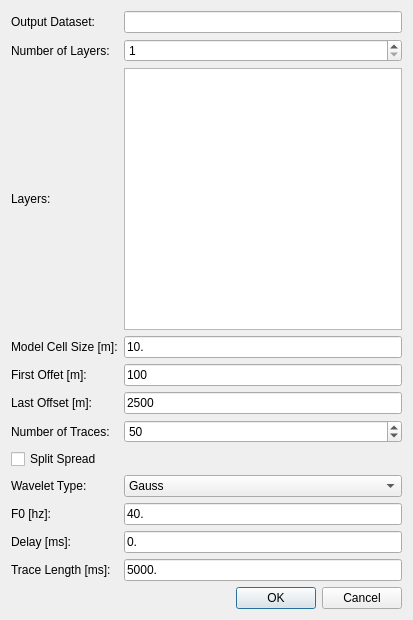
<?xml version="1.0" encoding="UTF-8"?>
<ui version="4.0">
 <class>FMCDP2DDialog</class>
 <widget class="QDialog" name="FMCDP2DDialog">
  <property name="geometry">
   <rect>
    <x>0</x>
    <y>0</y>
    <width>413</width>
    <height>620</height>
   </rect>
  </property>
  <property name="windowTitle">
   <string>Dialog</string>
  </property>
  <layout class="QVBoxLayout" name="verticalLayout">
   <item>
    <layout class="QGridLayout" name="gridLayout">
     <item row="10" column="1">
      <widget class="QComboBox" name="cbWavelet">
       <item>
        <property name="text">
         <string>Gauss</string>
        </property>
       </item>
       <item>
        <property name="text">
         <string>Ricker</string>
        </property>
       </item>
      </widget>
     </item>
     <item row="13" column="0">
      <widget class="QLabel" name="label_7">
       <property name="text">
        <string>Trace Length [ms]:</string>
       </property>
      </widget>
     </item>
     <item row="4" column="1">
      <widget class="QLineEdit" name="leDXZ">
       <property name="text">
        <string>10.</string>
       </property>
      </widget>
     </item>
     <item row="11" column="1">
      <widget class="QLineEdit" name="leF0">
       <property name="text">
        <string>40.</string>
       </property>
      </widget>
     </item>
     <item row="2" column="1">
      <widget class="QSpinBox" name="sbLayers">
       <property name="minimum">
        <number>1</number>
       </property>
      </widget>
     </item>
     <item row="2" column="0">
      <widget class="QLabel" name="label_10">
       <property name="text">
        <string>Number of Layers:</string>
       </property>
      </widget>
     </item>
     <item row="3" column="0">
      <widget class="QLabel" name="label_9">
       <property name="text">
        <string>Layers:</string>
       </property>
      </widget>
     </item>
     <item row="5" column="1">
      <widget class="QLineEdit" name="leOffset1">
       <property name="text">
        <string>100</string>
       </property>
      </widget>
     </item>
     <item row="5" column="0">
      <widget class="QLabel" name="label_3">
       <property name="text">
        <string>First Offet [m]:</string>
       </property>
      </widget>
     </item>
     <item row="3" column="1">
      <widget class="QTableWidget" name="twLayers"/>
     </item>
     <item row="11" column="0">
      <widget class="QLabel" name="label_2">
       <property name="text">
        <string>F0 [hz]:</string>
       </property>
      </widget>
     </item>
     <item row="10" column="0">
      <widget class="QLabel" name="label_6">
       <property name="text">
        <string>Wavelet Type:</string>
       </property>
      </widget>
     </item>
     <item row="4" column="0">
      <widget class="QLabel" name="label">
       <property name="text">
        <string>Model Cell Size [m]:</string>
       </property>
      </widget>
     </item>
     <item row="12" column="0">
      <widget class="QLabel" name="label_8">
       <property name="text">
        <string>Delay [ms]:</string>
       </property>
      </widget>
     </item>
     <item row="6" column="0">
      <widget class="QLabel" name="label_11">
       <property name="text">
        <string>Last Offset [m]:</string>
       </property>
      </widget>
     </item>
     <item row="12" column="1">
      <widget class="QLineEdit" name="leDelay">
       <property name="text">
        <string>0.</string>
       </property>
      </widget>
     </item>
     <item row="7" column="0">
      <widget class="QLabel" name="label_12">
       <property name="text">
        <string>Number of Traces:</string>
       </property>
      </widget>
     </item>
     <item row="7" column="1">
      <widget class="QSpinBox" name="sbTraces">
       <property name="minimum">
        <number>1</number>
       </property>
       <property name="maximum">
        <number>999</number>
       </property>
       <property name="value">
        <number>50</number>
       </property>
      </widget>
     </item>
     <item row="6" column="1">
      <widget class="QLineEdit" name="leOffset2">
       <property name="text">
        <string>2500</string>
       </property>
      </widget>
     </item>
     <item row="13" column="1">
      <widget class="QLineEdit" name="leTMax">
       <property name="text">
        <string>5000.</string>
       </property>
      </widget>
     </item>
     <item row="8" column="0">
      <widget class="QCheckBox" name="cbSplitSpread">
       <property name="text">
        <string>Split Spread</string>
       </property>
      </widget>
     </item>
     <item row="1" column="0">
      <widget class="QLabel" name="label_5">
       <property name="text">
        <string>Output Dataset:</string>
       </property>
      </widget>
     </item>
     <item row="1" column="1">
      <widget class="QLineEdit" name="leOutput"/>
     </item>
    </layout>
   </item>
   <item>
    <widget class="QDialogButtonBox" name="buttonBox">
     <property name="orientation">
      <enum>Qt::Horizontal</enum>
     </property>
     <property name="standardButtons">
      <set>QDialogButtonBox::Cancel|QDialogButtonBox::Ok</set>
     </property>
    </widget>
   </item>
  </layout>
 </widget>
 <tabstops>
  <tabstop>leOutput</tabstop>
  <tabstop>sbLayers</tabstop>
  <tabstop>twLayers</tabstop>
  <tabstop>leDXZ</tabstop>
  <tabstop>leOffset1</tabstop>
  <tabstop>leOffset2</tabstop>
  <tabstop>sbTraces</tabstop>
  <tabstop>cbSplitSpread</tabstop>
  <tabstop>cbWavelet</tabstop>
  <tabstop>leF0</tabstop>
  <tabstop>leDelay</tabstop>
  <tabstop>leTMax</tabstop>
 </tabstops>
 <resources/>
 <connections>
  <connection>
   <sender>buttonBox</sender>
   <signal>accepted()</signal>
   <receiver>FMCDP2DDialog</receiver>
   <slot>accept()</slot>
   <hints>
    <hint type="sourcelabel">
     <x>248</x>
     <y>254</y>
    </hint>
    <hint type="destinationlabel">
     <x>157</x>
     <y>274</y>
    </hint>
   </hints>
  </connection>
  <connection>
   <sender>buttonBox</sender>
   <signal>rejected()</signal>
   <receiver>FMCDP2DDialog</receiver>
   <slot>reject()</slot>
   <hints>
    <hint type="sourcelabel">
     <x>316</x>
     <y>260</y>
    </hint>
    <hint type="destinationlabel">
     <x>286</x>
     <y>274</y>
    </hint>
   </hints>
  </connection>
 </connections>
</ui>
